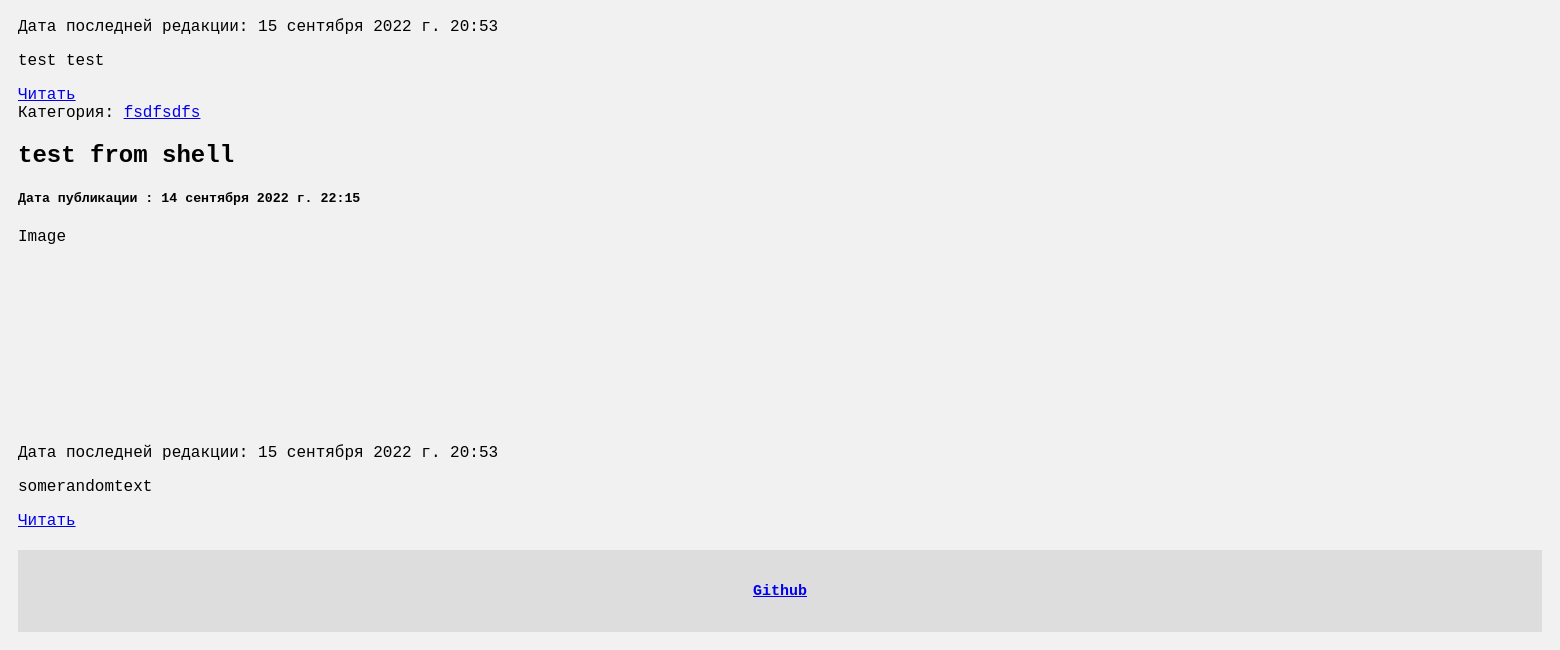
The app's page / (lower part), older data.
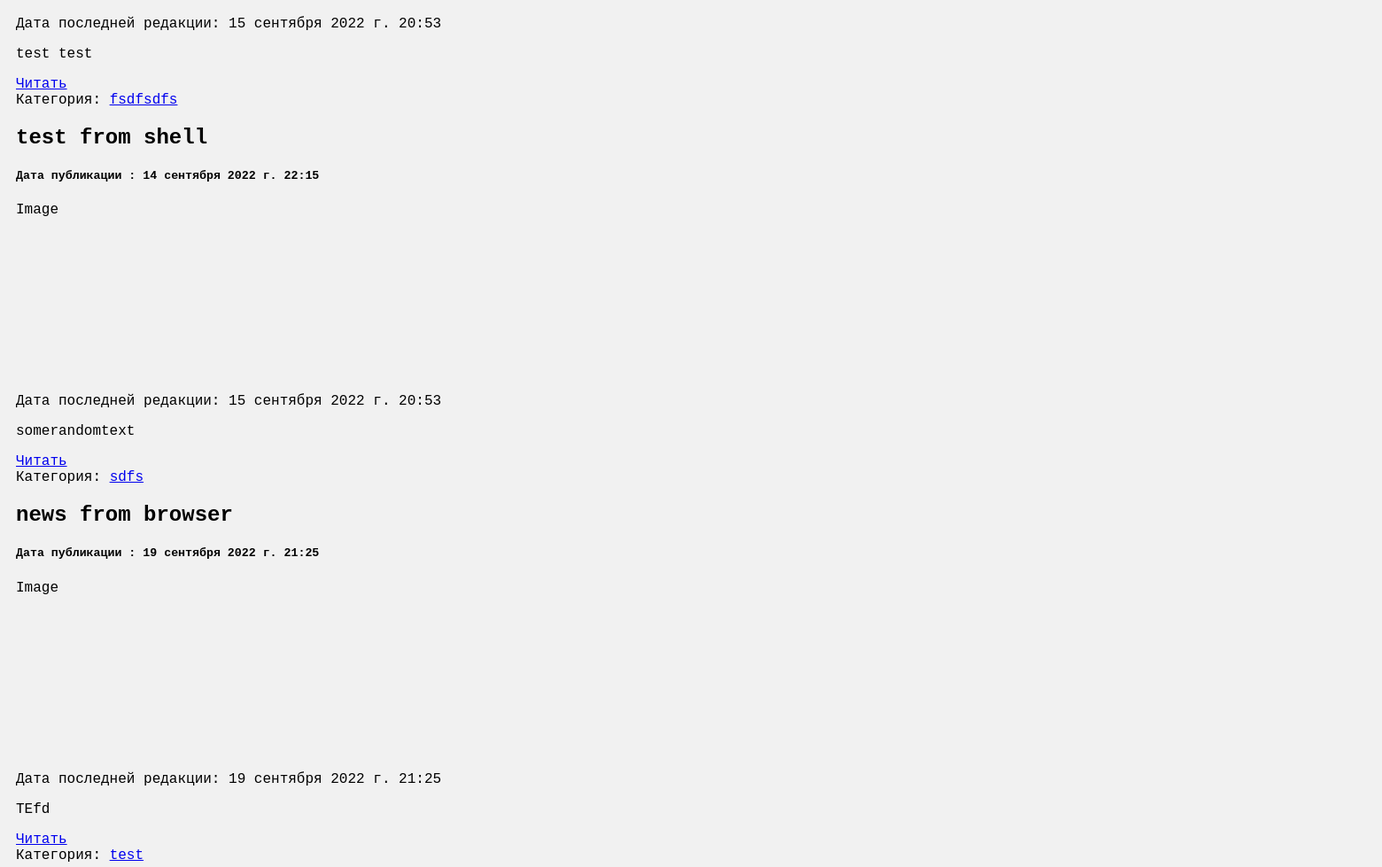
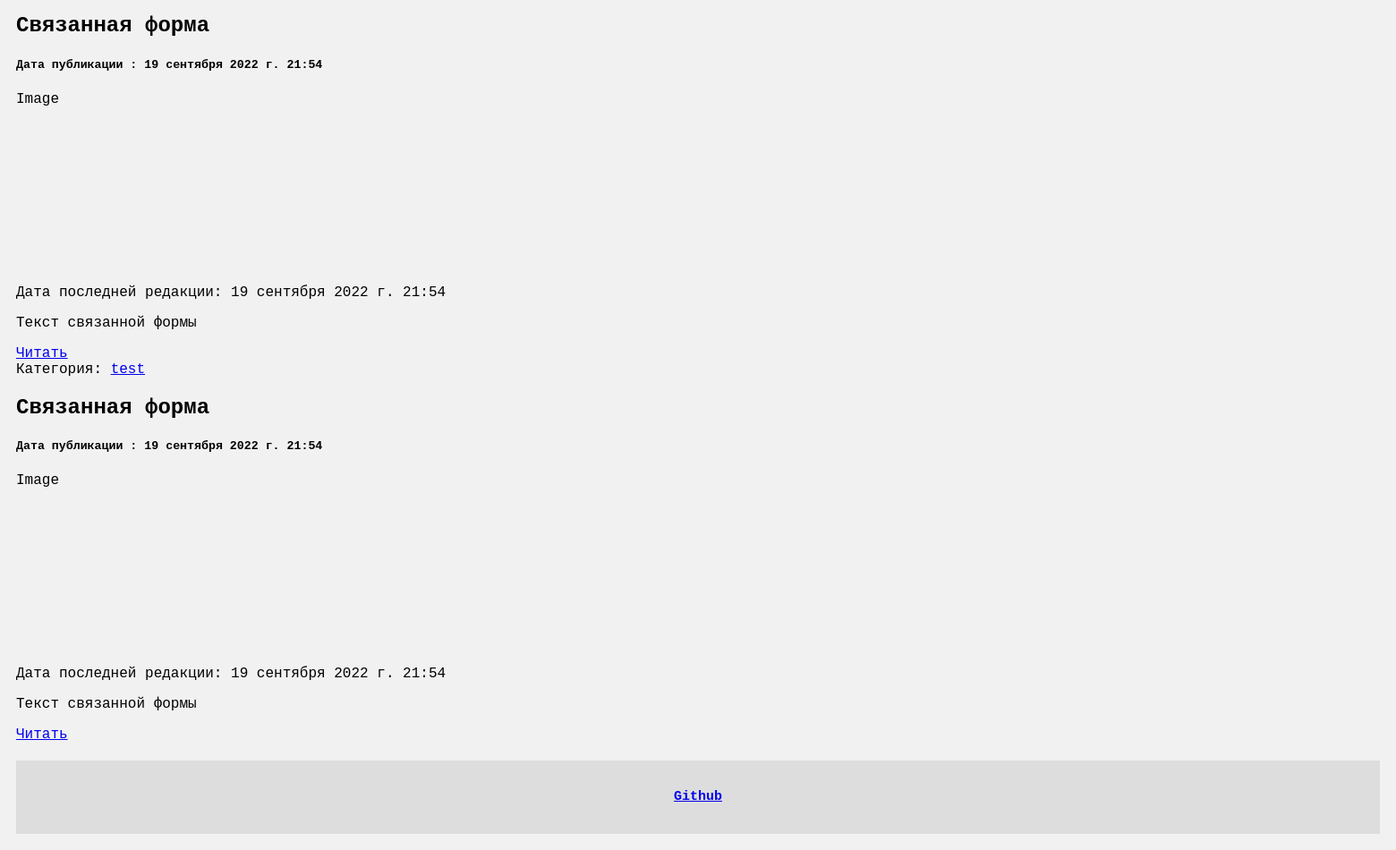
The same page, newer data (2 pictures, top to bottom).
### articles/models.py (models this page shows, shortened)
class Article(models.Model):
    article_title = models.CharField(verbose_name='Название статьи', max_length=200)
    article_text = models.TextField( blank=True, verbose_name='Текст статьи')
    pub_date = models.DateTimeField(auto_now_add=True, verbose_name='Дата публикации')
    redact_date = models.DateTimeField(auto_now=True, verbose_name="Отредактировано")
    photo = models.ImageField(upload_to='photo/%Y/%m/%d/', verbose_name="Фото", blank=True)
    is_published = models.BooleanField(default=True, verbose_name="Опубликовано")
    category = models.ForeignKey("Category", on_delete=models.PROTECT, null=True, verbose_name="Категории")
    class Meta:
        verbose_name = 'Статья'
        verbose_name_plural = "Статьи"

class Category(models.Model):
    title = models.CharField(max_length=70, db_index=True, verbose_name='Наименование категории')
    def __str__(self):
        return self.title
    class Meta:
        verbose_name = 'Категория'
        verbose_name_plural = 'Категории'
        ordering = ['title']

### articles/views.py (the view)
# urls.py: path('', HomeArticle.as_view(), name='index'),
class HomeArticle(ListView):
    model = Article
    template_name = 'articles/home_article_list.html'
    context_object_name = 'articles'
    def get_context_data(self, *, object_list=None, **kwargs):
        context = super().get_context_data(**kwargs)
        context['title'] = 'Главная страница'
        return context
    def get_queryset(self):
        return Article.objects.filter(is_published=True)

### articles/templatetags/article_tags.py (called while the page is built)
@register.simple_tag(name='get_list_categories')
def get_list_categories():
    return Category.objects.all()

### articles/templates/articles/home_article_list.html (shortened to what this page needs)
{% extends 'base.html' %}
{% block content%}
{%for article in articles%}
<div class="card">
    <div class="card-title">Категория: <a href=" {{article.get_absolut_url}}">{{article.category}}</a></div>
    <h2>{{article.article_title}}</h2>
    <h5>Дата публикации : {{article.pub_date}}</h5>
    {% if article.photo %}
    <img src="{{ article.photo.url }}" alt="">
    {% else %}
    <div class="fake-img" style="height:200px;"> Image</div>
    {% endif %}
    <p>Дата последней редакции: {{article.redact_date}}</p>
    <p>{{article.article_text|linebreaks|truncatewords:50}}</p>
    <a href="{% url 'article' article.id %}" class="btn btn-primary" align="centre">Читать</a>
</div>
{% endfor %}
{% endblock %}

### templates/base.html (shortened to what this page needs)
<!DOCTYPE html>
{% load static %}
<html lang="ru">
<head>
    <link rel="stylesheet" href="{% static 'bootstrap-5.2.1-dist/css/bootstrap.min.css'%}">
    <link rel="stylesheet" href="{% static 'css/style.css'%}">
</head>
<body>
<div class="row-1">
    <div class="leftcolumn">
        {% block content %} Content {% endblock %}
    </div>
</div>
{% include 'include/_footer.html' %}
</body>
</html>

### templates/include/_sidebar.html (shortened to what this page needs)
    {% load article_tags %}

### templates/include/_footer.html
<div class="footer-1">
  <h2><a href=" https://github.com/Fugguri">Github</a></h2>
</div>

### articles/static/css/style.css (style rules this page uses)
body { background-color: #6c757d; }
* { box-sizing: border-box; }
body { font-family: Menlo, monospace; padding: 10px; background: #f1f1f1; }
.leftcolumn { float: left; width: 75%; }
.row-1:after { content: ""; display: table; clear: both; }
.footer-1 { padding: 20px; text-align: center; background: #ddd; margin-top: 20px; font-size: 10px; }

Row changes from the older to the newer data that the page shows:
added Article: category "sdfs", article_title "news from browser", pub_date "19 сентября 2022 г. 21:25", photo "Image", redact_date "19 сентября 2022 г. 21:25", article_text "TEfd"
added Article: category "test", article_title "Связанная форма", pub_date "19 сентября 2022 г. 21:54", photo "Image", redact_date "19 сентября 2022 г. 21:54", article_text "Текст связанной формы"
added Article: category "test", article_title "Связанная форма", pub_date "19 сентября 2022 г. 21:54", photo "Image", redact_date "19 сентября 2022 г. 21:54", article_text "Текст связанной формы"
